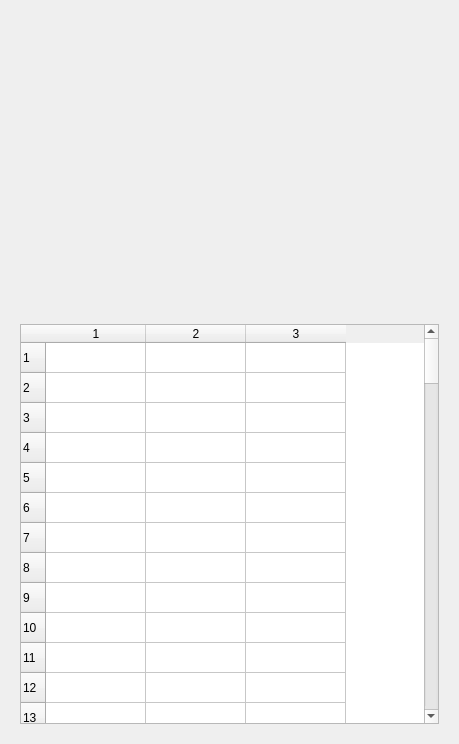
<?xml version="1.0" encoding="UTF-8"?>
<ui version="4.0">
 <class>Form</class>
 <widget class="QWidget" name="Form">
  <property name="geometry">
   <rect>
    <x>0</x>
    <y>0</y>
    <width>459</width>
    <height>744</height>
   </rect>
  </property>
  <property name="minimumSize">
   <size>
    <width>0</width>
    <height>0</height>
   </size>
  </property>
  <property name="windowTitle">
   <string>Form</string>
  </property>
  <layout class="QVBoxLayout" name="verticalLayout_2" stretch="1,1,2">
   <item>
    <widget class="QWidget" name="widget" native="true"/>
   </item>
   <item>
    <widget class="QWidget" name="widget_2" native="true"/>
   </item>
   <item>
    <widget class="QWidget" name="widget_3" native="true">
     <layout class="QVBoxLayout" name="verticalLayout">
      <item>
       <widget class="QWidget" name="widget_4" native="true"/>
      </item>
      <item>
       <widget class="QTableWidget" name="tableWidget_operationNote">
        <property name="minimumSize">
         <size>
          <width>0</width>
          <height>400</height>
         </size>
        </property>
        <property name="editTriggers">
         <set>QAbstractItemView::AnyKeyPressed|QAbstractItemView::EditKeyPressed</set>
        </property>
        <property name="rowCount">
         <number>100</number>
        </property>
        <property name="columnCount">
         <number>3</number>
        </property>
        <row/>
        <row/>
        <row/>
        <row/>
        <row/>
        <row/>
        <row/>
        <row/>
        <row/>
        <row/>
        <row/>
        <row/>
        <row/>
        <row/>
        <row/>
        <row/>
        <row/>
        <row/>
        <row/>
        <row/>
        <row/>
        <row/>
        <row/>
        <row/>
        <row/>
        <row/>
        <row/>
        <row/>
        <row/>
        <row/>
        <row/>
        <row/>
        <row/>
        <row/>
        <row/>
        <row/>
        <row/>
        <row/>
        <row/>
        <row/>
        <row/>
        <row/>
        <row/>
        <row/>
        <row/>
        <row/>
        <row/>
        <row/>
        <row/>
        <row/>
        <row/>
        <row/>
        <row/>
        <row/>
        <row/>
        <row/>
        <row/>
        <row/>
        <row/>
        <row/>
        <row/>
        <row/>
        <row/>
        <row/>
        <row/>
        <row/>
        <row/>
        <row/>
        <row/>
        <row/>
        <row/>
        <row/>
        <row/>
        <row/>
        <row/>
        <row/>
        <row/>
        <row/>
        <row/>
        <row/>
        <row/>
        <row/>
        <row/>
        <row/>
        <row/>
        <row/>
        <row/>
        <row/>
        <row/>
        <row/>
        <row/>
        <row/>
        <row/>
        <row/>
        <row/>
        <row/>
        <row/>
        <row/>
        <row/>
        <row/>
        <column/>
        <column/>
        <column/>
       </widget>
      </item>
     </layout>
    </widget>
   </item>
  </layout>
 </widget>
 <resources/>
 <connections/>
</ui>
